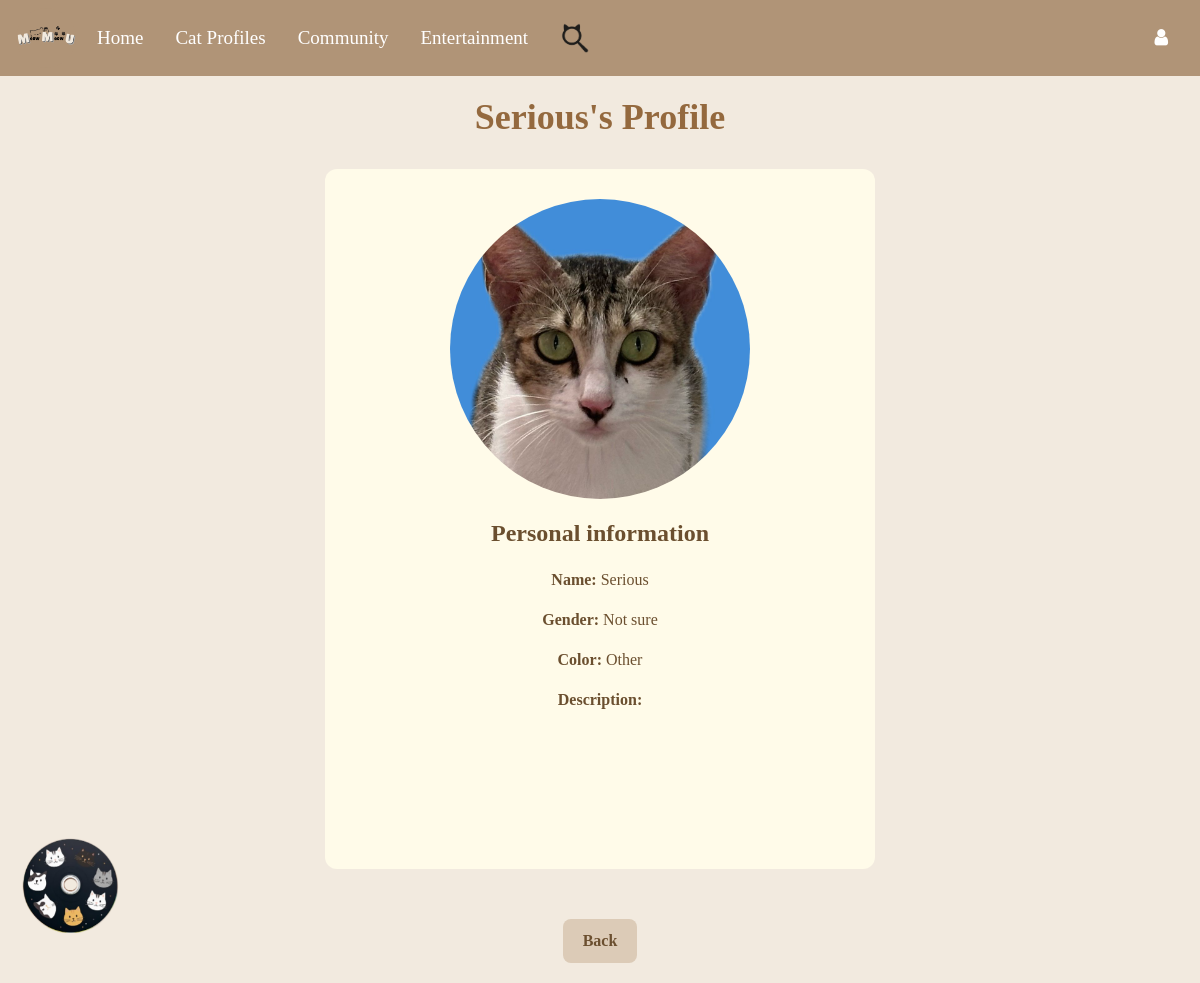
/admin/view_profile/14, run on the app's committed database.
### tables this page shows
CREATE TABLE "profiles" (
	"id"	INTEGER,
	"name"	TEXT NOT NULL,
	"gender"	TEXT NOT NULL,
	"color"	TEXT NOT NULL,
	"description"	TEXT,
	"photo"	TEXT NOT NULL,
	"creator"	TEXT NOT NULL,
	PRIMARY KEY("id" AUTOINCREMENT)
);

### Website/auth.py (the view)
@auth.route('/admin/view_profile/<int:profile_id>')
def view_profile(profile_id):
    conn = get_db_connection()
    cursor = conn.cursor()
    cursor.execute("SELECT * FROM profiles WHERE id = ?", (profile_id,))
    selected_cat = cursor.fetchone()
    conn.close()
    profile = selected_cat
    if selected_cat:
        return render_template("single_profile.html", cat=selected_cat, profile=profile, user=current_user)
    flash("Profile not found!", category="error")
    return redirect(url_for("auth.view_report"))

### Website/community.py (called while the page is built)
def get_db_connection():
    db_path = os.path.join(os.path.dirname(__file__), '..', 'instance', 'datebase.db')
    db_path = os.path.abspath(db_path)
    conn = sqlite3.connect(db_path)
    conn.row_factory = sqlite3.Row
    return conn

### Website/templates/single_profile.html (shortened to what this page needs)
{% extends "base.html" %}
{% block content %}
<h1>{{ cat['name'] }}'s Profile</h1>
<div class="profile-container">
    <img class="profile-picture" src="{{ url_for('static', filename='uploads/' + cat['photo']) if cat['photo'] else url_for('static', filename='uploads/default.png') }}" alt="{{ cat['name'] }}">
    <h2>Personal information</h2>
    <p><strong>Name: </strong>{{ cat.name }}</p>
    <p><strong>Gender: </strong>{{ cat.gender }}</p>
    <p><strong>Color: </strong>{{ cat.color }}</p>
    <p><strong>Description: </strong>{{ cat.description }}</p>
</div>
<div class="button-container">
    <button class="back-button" onclick="history.back()">Back</button>
</div>
{% endblock %}

### Website/templates/base.html (style rules this page uses)
body { background-color: #f9f4ef; }

### Website/templates/single_profile.html (style rules this page uses)
body { font-family: 'Times New Roman', Times, serif; background-color: #f2eadf; margin: 0; padding: 0; }
h1 { color: #94693e; font-weight: bold; text-align: center; font-size: 36px; margin-top: 20px; margin-bottom: 20px; }
h2 { color: #6b4f2f; font-weight: bold; font-size: 24px; margin: 20px 0 ; }
.profile-container { margin: 30px auto; padding: 30px; background-color: #fffbe9; border-radius: 12px; width: 80%; max-width: 550px; min-height: 700px; max-height: 800px; text-align: center; position: relative; }
.profile-picture { width: 300px; height: 300px; border-radius: 50%; object-fit: cover; }
.profile-container p { color: #6b4f2f; }
.button-container { text-align: center; }
.back-button { margin: 20px 0; padding: 10px 20px; background-color: #dccbb7; color: #6b4f2f; font-weight: bold; border: none; border-radius: 8px; cursor: pointer; text-align: center; text-decoration: none; }

### data on the page
profiles: name "Serious", photo (picture), gender "Not sure", color "Other"
